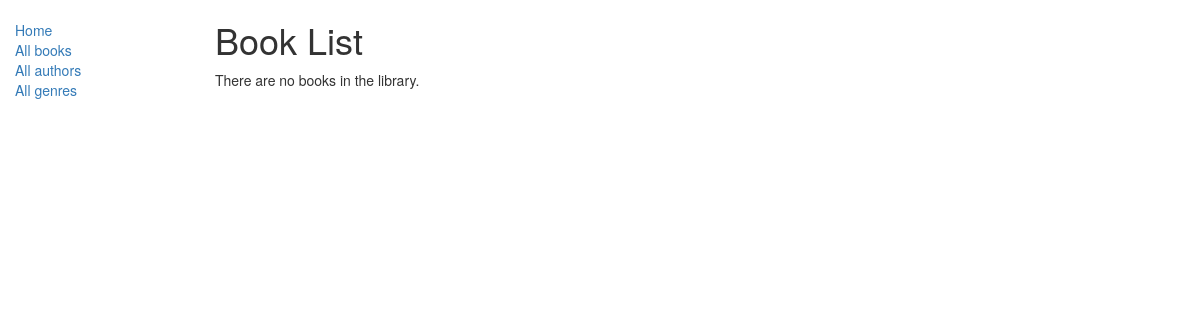
Before: /catalog/books/ with the older database file.
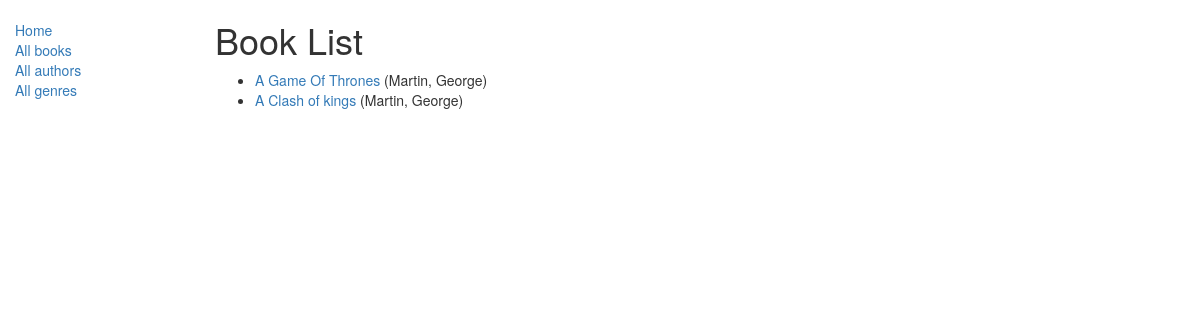
After: the same page with the newer database file.
### catalog/models.py (models this page shows, shortened)
class Book(models.Model):
    title = models.CharField(max_length=30, help_text='Enter tile of a book')
    author = models.ForeignKey('Author', on_delete=models.SET_NULL, null=True)
    summary = models.TextField(max_length=1000, help_text='Enter a brief description of the book')
    isbn = models.CharField('ISBN', max_length=13, help_text='13 Chararcter <a href="https://www.isbn-international.org/connect/what-isbn">ISBN number</a>')
    genre = models.ManyToManyField(Genre, help_text="Select a genre for this book")
    date_of_dev = models.DateField(null=True, blank=True)
    def get_absolute_url(self):
        return reverse('book-detail', args=[str(self.id)])

class Author(models.Model):
    first_name = models.CharField(max_length=100)
    last_name = models.CharField(max_length=100)
    biography = models.TextField(default="no biography", max_length=1000, help_text='Enter a biography')
    date_of_birth = models.DateField(null=True, blank=True)
    date_of_death = models.DateField('Died', null=True, blank=True)
    def __str__(self):
        return '%s, %s' % (self.last_name, self.first_name)
    class Meta:
        ordering = ['last_name']

### catalog/views.py (the view)
# urls.py: path('books/', views.BookListView.as_view(), name='books'),
class BookListView(generic.ListView):
    model = Book

### catalog/templates/catalog/book_list.html
{% extends "base_generic.html" %}
{% block content %}
    <h1>Book List</h1>
    {% if book_list %}
    <ul>
      {% for book in book_list %}
      <li>
        <a href="{{ book.get_absolute_url }}">{{ book.title }}</a> ({{book.author}})
      </li>
      {% endfor %}
    </ul>
    {% else %}
      <p>There are no books in the library.</p>
    {% endif %}
{% endblock %}

### catalog/templates/base_generic.html (shortened to what this page needs)
<!DOCTYPE html>
<html lang="en">
<head>
  <link rel="stylesheet" href="https://maxcdn.bootstrapcdn.com/bootstrap/3.3.7/css/bootstrap.min.css">
  {% load static %}
  <link rel="stylesheet" href="{% static 'css/styles.css' %}">
</head>
<body>
  <div class="container-fluid">
    <div class="row">
      <div class="col-sm-2">
      {% block sidebar %}
      <ul class="sidebar-nav">
          <li><a href="{% url 'index' %}">Home</a></li>
          <li><a href="{% url 'books' %}">All books</a></li>
          <li><a href="{% url 'authors' %}">All authors</a></li>
		  <li><a href="{% url 'genres' %}">All genres</a></li>
      </ul>
     {% endblock %}
      </div>
      <div class="col-sm-10 ">
      {% block content %}{% endblock %}
      </div>
    </div>
  </div>
</body>
</html>

### catalog/static/css/styles.css (style rules this page uses)
.sidebar-nav { margin-top: 20px; padding: 0; list-style: none; }

Changed rows visible on the page:
added Book: title "A Game Of Thrones", author "Martin, George"
added Book: title "A Clash of kings", author "Martin, George"
Other visible differences:
text no longer shown: "There are no books in the library."
